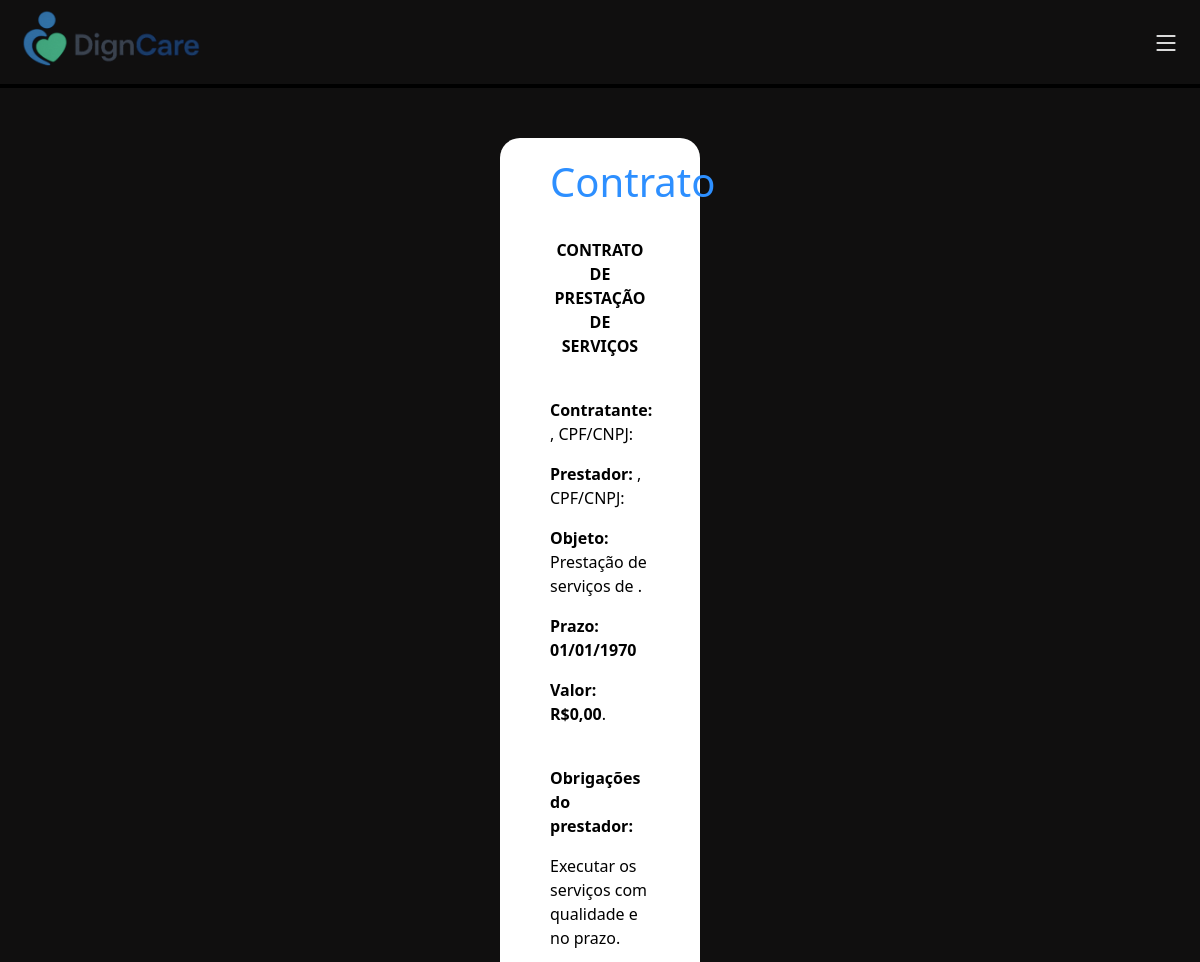
The page /html/contratos.php?servico_id=9 (signed in, upper part) on the database as committed earlier.
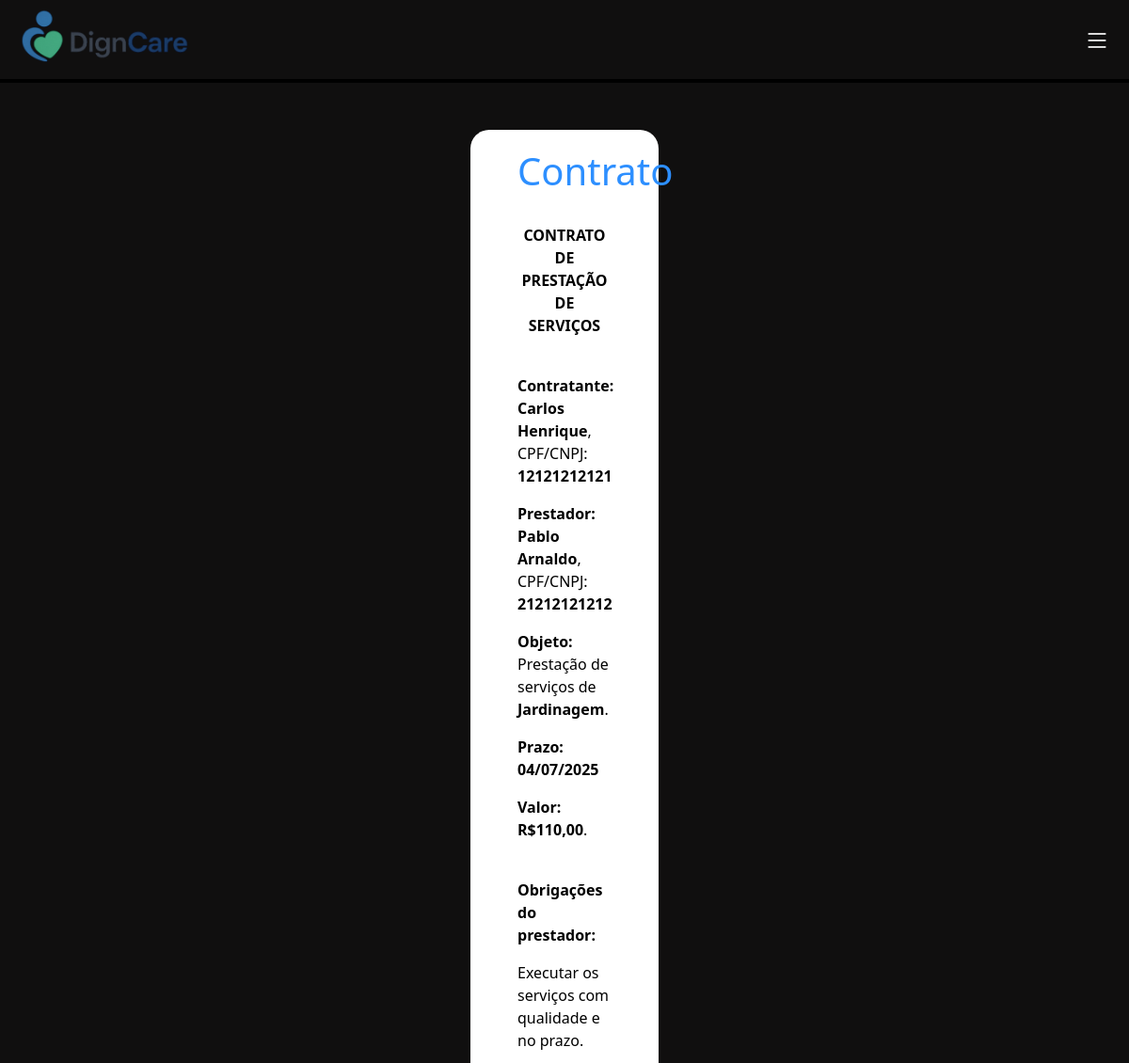
The same page on the database as committed later.
### tables this page shows
CREATE TABLE `servico` (
  `servico_id` int NOT NULL AUTO_INCREMENT,
  `user_id_contratante` int NOT NULL,
  `user_id_contratado` int DEFAULT NULL,
  `local_id` int DEFAULT NULL,
  `tipoServico_id` int NOT NULL,
  `servico_data_criado` date DEFAULT NULL,
  `servico_data_realizado` date DEFAULT NULL,
  `servico_titulo` varchar(45) NOT NULL,
  `servico_descricao` varchar(250) DEFAULT NULL,
  `servico_valor` decimal(10,2) NOT NULL,
  `servico_status` varchar(45) DEFAULT NULL,
  PRIMARY KEY (`servico_id`),
  KEY `user_id_contratante_idx` (`user_id_contratante`),
  KEY `user_id_contratado_idx` (`user_id_contratado`),
  KEY `local_id_idx` (`local_id`),
  KEY `tipoServico_id_idx` (`tipoServico_id`)
);

CREATE TABLE `usuario` (
  `usr_id` int NOT NULL AUTO_INCREMENT,
  `usr_nome` varchar(50) NOT NULL,
  `usr_cpf` varchar(45) NOT NULL,
  `usr_idade` int DEFAULT NULL,
  `usr_tipo` varchar(45) DEFAULT NULL,
  `usr_email` varchar(45) NOT NULL,
  `usr_senha` varchar(100) NOT NULL,
  `tipoServico_id` int DEFAULT NULL,
  `usr_descricao` varchar(250) DEFAULT NULL,
  PRIMARY KEY (`usr_id`),
  UNIQUE KEY `usr_cpf_UNIQUE` (`usr_cpf`),
  UNIQUE KEY `usr_email_UNIQUE` (`usr_email`),
  KEY `tipoServico_id_idx` (`tipoServico_id`),
  CONSTRAINT `tipoServico_id` FOREIGN KEY (`tipoServico_id`) REFERENCES `tiposervico` (`tipoServico_id`)
);

CREATE TABLE `tiposervico` (
  `tipoServico_id` int NOT NULL,
  `tipoServico_nome` varchar(45) NOT NULL,
  `tipoServico_desc` varchar(500) DEFAULT NULL,
  PRIMARY KEY (`tipoServico_id`),
  UNIQUE KEY `tipoServico_id_UNIQUE` (`tipoServico_id`),
  UNIQUE KEY `tipoServico_nome_UNIQUE` (`tipoServico_nome`)
);

### html/contratos.php (the view, shortened to what this page needs)
<?php
    require_once '../php/conecta_bd.php';
    $servico_id = isset($_GET['servico_id']) ? intval($_GET['servico_id']) : 0;
    $sql = "SELECT
            s.servico_titulo,
            s.servico_valor,
            s.servico_descricao,
            s.servico_data_criado,
            s.servico_data_realizado,
            tS.tipoServico_nome AS tipoServico_nome,
            u1.usr_nome AS contratante_nome,
            u1.usr_cpf AS contratante_cpf,
            u2.usr_nome AS contratado_nome,
            u2.usr_cpf AS contratado_cpf
            FROM servico s
            JOIN tipoServico tS ON s.tipoServico_id = tS.tipoServico_id
            JOIN usuario u1 ON s.user_id_contratante = u1.usr_id
            JOIN usuario u2 ON s.user_id_contratado = u2.usr_id
            WHERE s.servico_id = :id";
    $stmt = $pdo->prepare($sql);
    $stmt->execute(['id' => $servico_id]);
    $dados = $stmt->fetch(PDO::FETCH_ASSOC);
?>
<!DOCTYPE html>
<html lang="pt-br">
<head>
    <link rel="stylesheet" href="/CSS/contratos.css">
    <link href="https://cdn.jsdelivr.net/npm/bootstrap@5.3.6/dist/css/bootstrap.min.css" rel="stylesheet"
>
    <link rel="stylesheet" href="https://cdn.jsdelivr.net/npm/bootstrap-icons@1.10.5/font/bootstrap-icons.css">
</head>
<body class="fundo">
    <header>
        <nav class="navbar borda">
            <div class="nav justify-content-start">
                <a href="/html/home.php"><img class="mexe" src="/img/logo_horizontal.png" alt="logo" width="225"></a>
            </div>
            <div class="menu-icon" type="sidbar" data-bs-toggle="offcanvas" data-bs-target="#offcanvasRight" aria-controls="offcanvasRight"><i class="bi bi-list fs-3 iconscss"></i></div>
        </nav>
    </header>
    <div class="textcolorPDF margem fundodiv">
        <div id="page">
            <h1 class="titulo">Contrato</h1><br>
            <p class="centro"><b>CONTRATO DE PRESTAÇÃO DE SERVIÇOS</b></p><br>
            <p><b>Contratante: <?= htmlspecialchars($dados['contratante_nome']) ?></b>, CPF/CNPJ: <b><?= htmlspecialchars($dados['contratante_cpf']) ?></b></p>
            <p><b>Prestador: <?= htmlspecialchars($dados['contratado_nome']) ?></b>, CPF/CNPJ: <b><?= htmlspecialchars($dados['contratado_cpf']) ?></b></p>
            <p><b>Objeto:</b> Prestação de serviços de <b><?= htmlspecialchars($dados['tipoServico_nome']) ?></b>.</p>
            <p><b>Prazo:</b><b> <?= date('d/m/Y', strtotime($dados['servico_data_realizado'])) ?></b></p>
            <p><b>Valor:</b><b> <?= 'R$' . number_format($dados['servico_valor'], 2, ',', '.') ?></b>.</p><br>
            <p><b>Obrigações do prestador:</b></p>
            <p>Executar os serviços com qualidade e no prazo.</p>
            <p>Seguir normas técnicas e legais.</p><br>
            <br>
            <p><b>Assinatura do Contratado: ___________________________________________________________ </b></p><br>
        </div>
    </div>
</body>
</html>

Rows that differ between the two databases and show on the page:
now on this page (row edited): servico: usuario.usr_nome "Carlos Henrique", usuario.usr_cpf "12121212121", usuario.usr_nome "Pablo Arnaldo", usuario.usr_cpf "21212121212", tipoServico.tipoServico_nome "Jardinagem", servico_data_realizado "04/07/2025", servico_valor "110,00"
Other text that changed with them:
date('d/m/Y', strtotime($dados['servico_data_realizado'])): "01/01/1970" → (not shown)
$dados['servico_valor']: "0,00" → (not shown)
